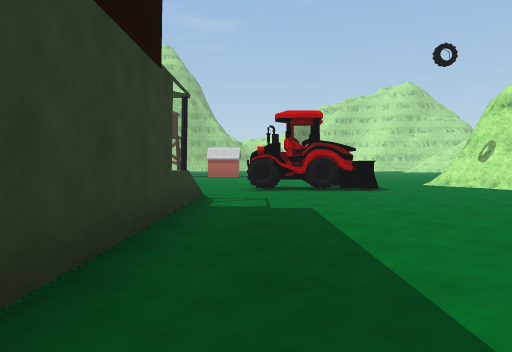
View 1 (above)

20 first-person views from a walk through a 3-D level made in the Unity game engine. The camera is 1.4 m above the floor, tilts 2° down and sees 70° across. The floor is counted in squares, 2 m on a side. Each view is taken from the middle of a square. On the plan, view 1 faces up. The plan holds only what a view shows up to about 11 squares ahead; the rest is blank. The place goes on beyond the plan. Some surface patterns are stand-ins.

View 2
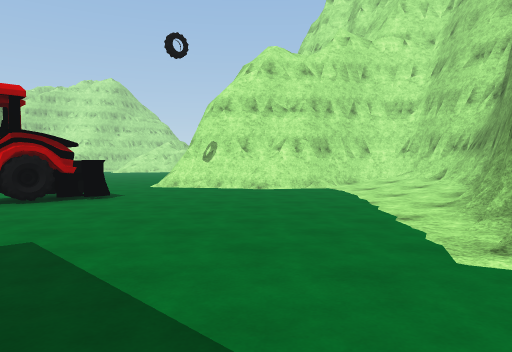

View 3
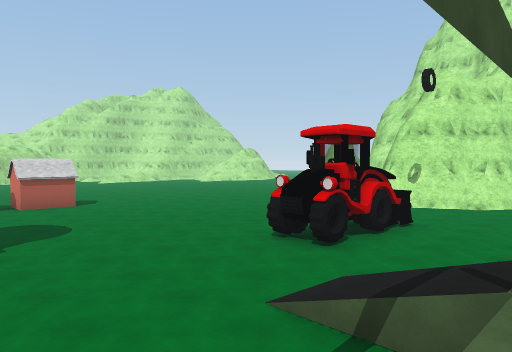

View 4
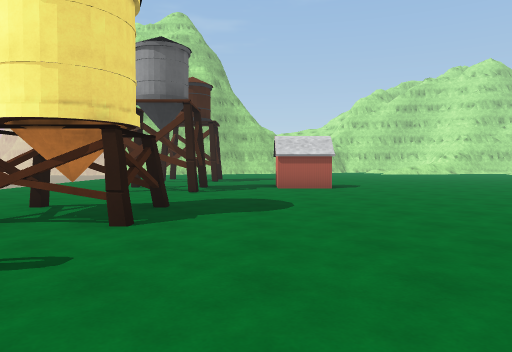

View 5
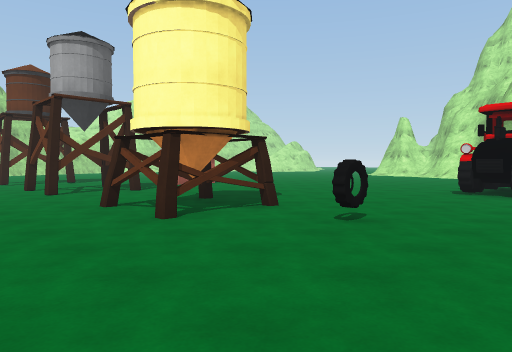

View 6
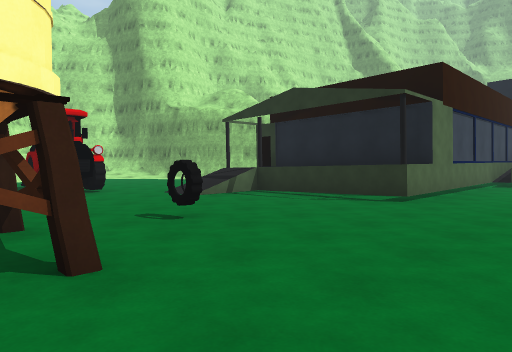

View 7
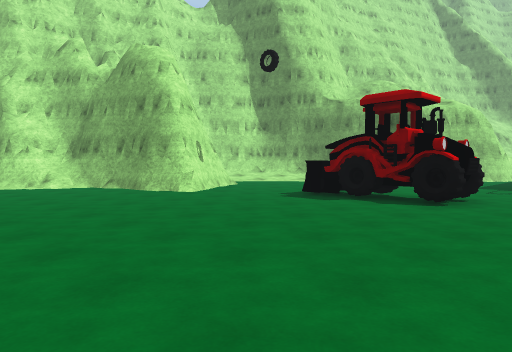

View 8
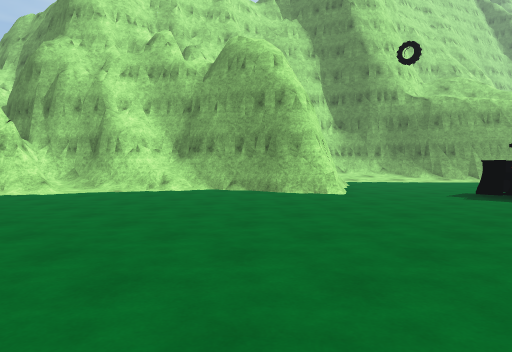

View 9
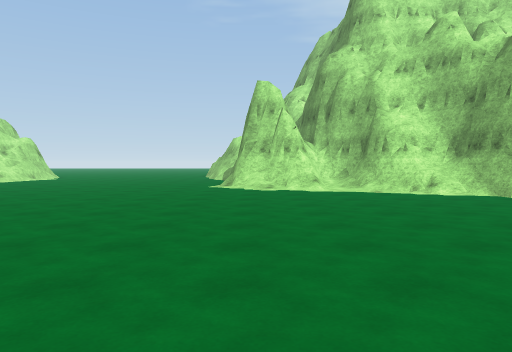

View 10
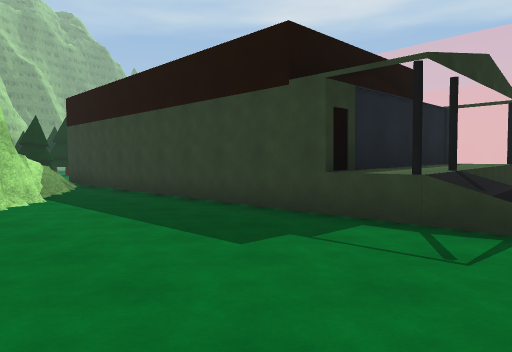

View 11
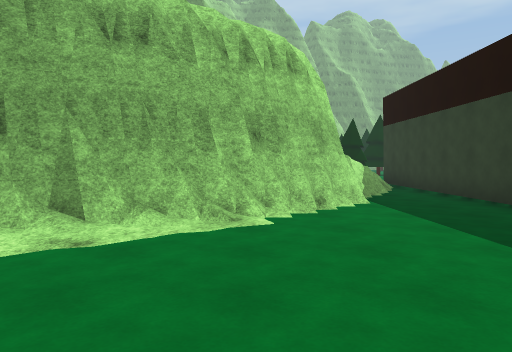

View 12
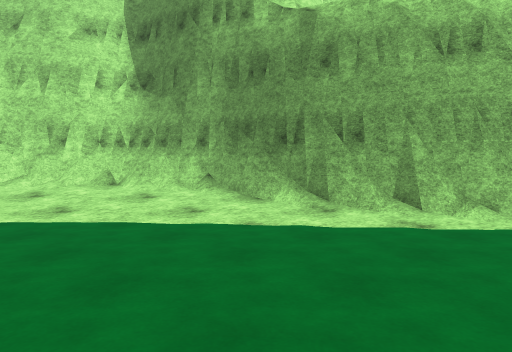

View 13
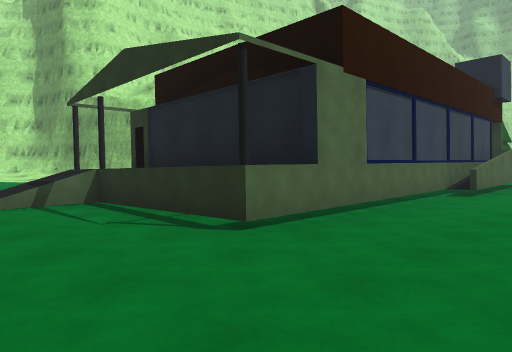

View 14
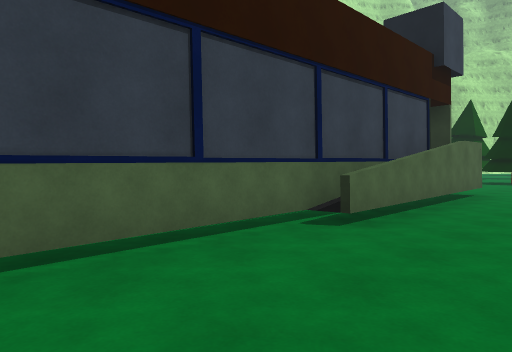

View 15
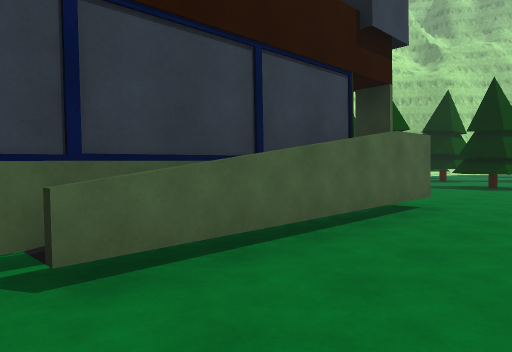

View 16
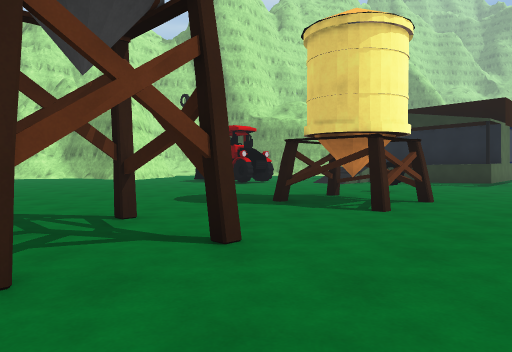

View 17
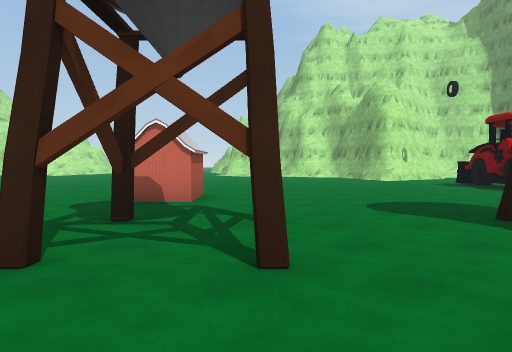

View 18
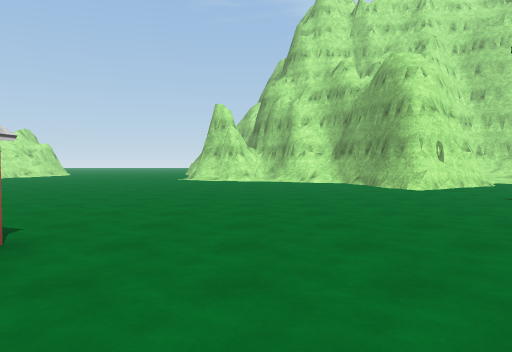

View 19
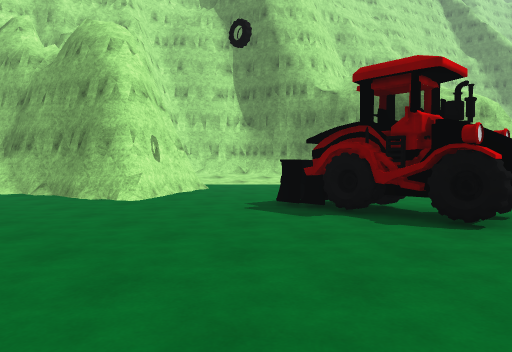

View 20
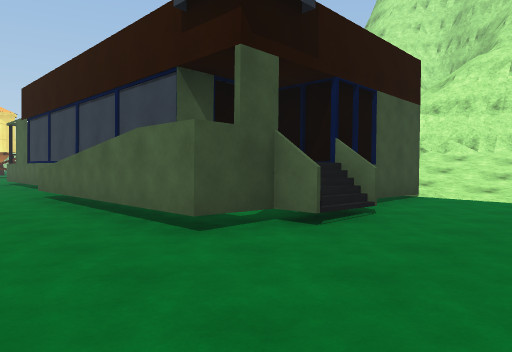

### Floor plan
Key: @ floor where view 1 was taken; # wall or solid block; x gap in a wall; . main floor; : floor 0.25 m higher than the main floor; + floor 1.25 m higher than the main floor; / step, stairs or slope; = window, fence, low wall or low ledge; ^ raised ledge; W wheel; B barn; T tree; O other object.
Columns run from 9 left of view 1 to 13 right of it. Each row starts with its distance up from view 1.
 19 ....x..BB............/
 18 ...##..BB.........../#
 17 ...##...............#
 16 ..................../##
 15  ................../##
 14  ..OO............./=
 13 ...OO.............##
 12 ...OO..........###
 11 ...............#
 10 ....W....WOO#...#
  9 .........W.W#...##
  8 .......//......../##
  7 ......./=.........//#
  6 ...+++++=........///.
  5  ..######.......://#
  4 ...#    #....../###
  3 ...#    #..../##
  2 ...#    #...##
  1 ...#    #..#
  0 ..=^    #@#
 -1 ..^^    #.#
 -2 ..#^    ^=
 -3  .#^    #/
 -4  .#  ^  #
 -5 ..##^^###///.
 -6 ........////.
 -7 .........
 -8 ....TT
 -9   ..TT
-10   TT.
-11   TT

Positions as (right, up) in squares from view 1, and headings:
1: (0, 0), facing up
2: (0, 2), facing up-right
3: (-5, 6), facing up-right
4: (-3, 8), facing up
5: (-9, 8), facing up-right
6: (-9, 13), facing down-right
7: (-2, 17), facing down-right
8: (1, 19), facing down-right
9: (1, 18), facing right
10: (3, 8), facing down-left
11: (3, 7), facing down
12: (3, 8), facing down-right
13: (-9, 9), facing down-right
14: (-9, 4), facing down-right
15: (-9, 1), facing down-right
16: (-9, 19), facing down-right
17: (-9, 17), facing right
18: (-4, 16), facing right
19: (-1, 15), facing down-right
20: (-9, -8), facing up-right
